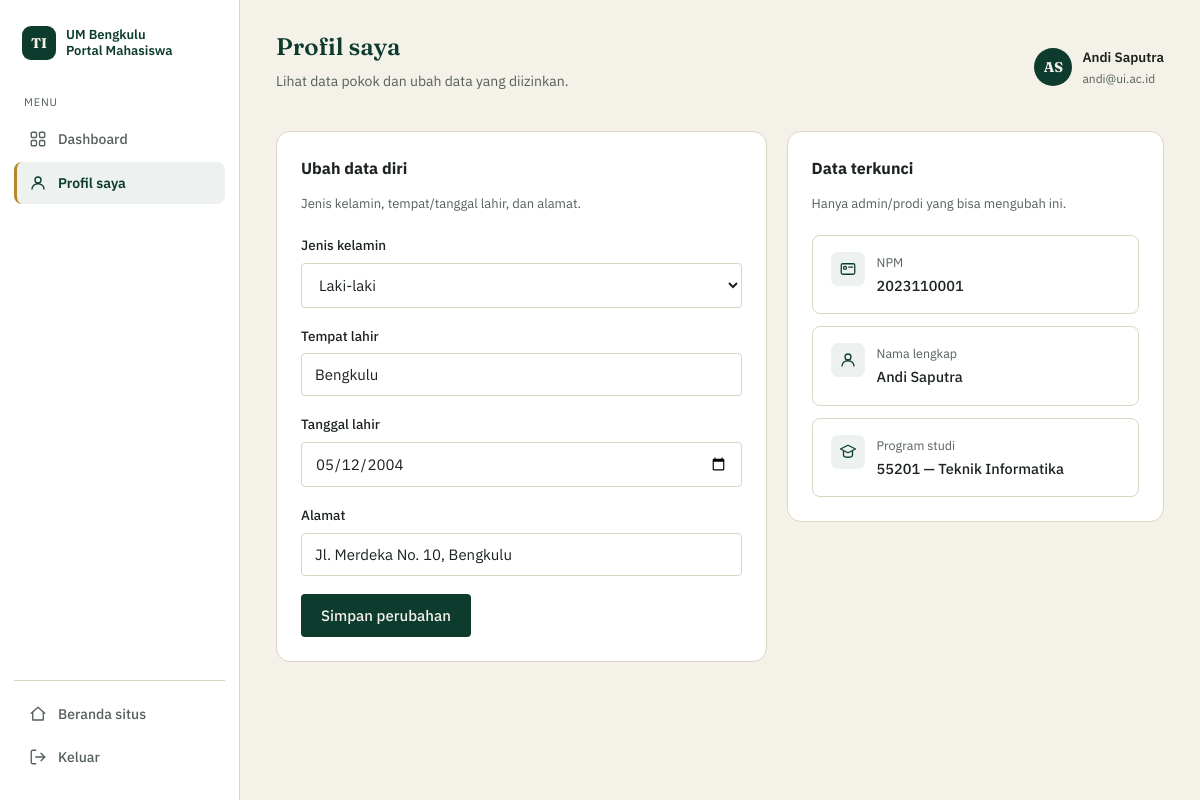
The app's page /student/profil.php (signed in) with its own data.
### tables this page shows
CREATE TABLE `mahasiswa` (
  `npm` varchar(15) NOT NULL,
  `user_id` int(11) NOT NULL,
  `jenis_kelamin` enum('laki-laki','perempuan') NOT NULL,
  `tempat_lahir` varchar(50) DEFAULT NULL,
  `tgl_lahir` date DEFAULT NULL,
  `alamat` varchar(255) DEFAULT NULL,
  `id_prodi` int(11) NOT NULL,
  `created_at` timestamp NULL DEFAULT current_timestamp(),
  `updated_at` timestamp NULL DEFAULT current_timestamp() ON UPDATE current_timestamp()
);

CREATE TABLE `users` (
  `id` int(11) NOT NULL,
  `name` varchar(100) NOT NULL,
  `email` varchar(100) NOT NULL,
  `password` varchar(255) NOT NULL,
  `role` enum('mahasiswa','prodi','admin') NOT NULL,
  `id_prodi` int(11) DEFAULT NULL,
  `created_at` timestamp NULL DEFAULT current_timestamp(),
  `updated_at` timestamp NULL DEFAULT current_timestamp() ON UPDATE current_timestamp()
);

CREATE TABLE `program_studi` (
  `id` int(11) NOT NULL,
  `kode_prodi` char(5) NOT NULL,
  `programstudi` varchar(100) NOT NULL,
  `id_fakultas` int(11) NOT NULL,
  `created_at` timestamp NULL DEFAULT current_timestamp(),
  `updated_at` timestamp NULL DEFAULT current_timestamp() ON UPDATE current_timestamp()
);

### student/profil.php (the view, shortened to what this page needs)
<?php
include __DIR__ . '/../config/connection.php';
$stmt = mysqli_prepare($koneksi, "
    SELECT m.npm, u.name AS nama_mahasiswa, u.email, m.jenis_kelamin, m.tempat_lahir, m.tgl_lahir, m.alamat,
           p.kode_prodi, p.programstudi, f.nama_fakultas
    FROM mahasiswa m
    JOIN users u ON m.user_id = u.id
    JOIN program_studi p ON m.id_prodi = p.id
    JOIN fakultas f ON p.id_fakultas = f.id
    WHERE m.npm = ?
");
mysqli_stmt_bind_param($stmt, 's', $_SESSION['npm']);
mysqli_stmt_execute($stmt);
$profil = mysqli_fetch_assoc(mysqli_stmt_get_result($stmt));
function teks($nilai) {
    return htmlspecialchars($nilai ?? '-', ENT_QUOTES, 'UTF-8');
}
function inisial($nama) {
    $kata = preg_split('/\s+/', trim($nama ?? ''));
    return strtoupper(($kata[0][0] ?? '') . ($kata[1][0] ?? '')) ?: '-';
}
?>
<!DOCTYPE html>
<html lang="id">
<head>
<link rel="stylesheet" href="/style.css">
</head>
<body>
<div class="app-shell">
  <aside class="sidebar">
    <div class="sidebar-brand">
      <div class="lambang">TI</div>
      <div class="sidebar-brand-teks">UM Bengkulu<br>Portal Mahasiswa</div>
    </div>
    <div class="sidebar-menu-label">Menu</div>
    <nav class="sidebar-nav">
      <a href="dashboard.php" class="sidebar-link">
        Dashboard
      </a>
      <a href="profil.php" class="sidebar-link aktif">
        <svg viewBox="0 0 24 24" fill="none" stroke="currentColor" stroke-width="1.8" stroke-linecap="round" stroke-linejoin="round"><circle cx="12" cy="8" r="4"/><path d="M4 20c0-4 3.5-7 8-7s8 3 8 7"/></svg>
        Profil saya
      </a>
    </nav>
    <div class="sidebar-keluar">
      <a href="/index.php" class="sidebar-link">
        <svg viewBox="0 0 24 24" fill="none" stroke="currentColor" stroke-width="1.8" stroke-linecap="round" stroke-linejoin="round"><path d="M3 11l9-8 9 8"/><path d="M5 10v10h14V10"/></svg>
        Beranda situs
      </a>
      <a href="/logout.php" class="sidebar-link">
        <svg viewBox="0 0 24 24" fill="none" stroke="currentColor" stroke-width="1.8" stroke-linecap="round" stroke-linejoin="round"><path d="M9 21H5a2 2 0 01-2-2V5a2 2 0 012-2h4"/><polyline points="16 17 21 12 16 7"/><line x1="21" y1="12" x2="9" y2="12"/></svg>
        Keluar
      </a>
    </div>
  </aside>
  <div class="app-main">
    <?php if (!$profil): ?>
      <div class="app-content"><div class="kosong"><p>Data mahasiswa tidak ditemukan untuk akun ini.</p></div></div>
    <?php else: ?>
    <header class="app-topbar">
      <div>
        <h1>Profil saya</h1>
        <p>Lihat data pokok dan ubah data yang diizinkan.</p>
      </div>
      <div class="app-topbar-profil">
        <div class="avatar-kecil"><?= teks(inisial($profil['nama_mahasiswa'])) ?></div>
        <div>
          <div class="topbar-nama"><?= teks($profil['nama_mahasiswa']) ?></div>
          <div class="topbar-sub"><?= teks($profil['email']) ?></div>
        </div>
      </div>
    </header>
    <main class="app-content">
      <div class="grid-panel">
        <div class="panel">
          <h3>Ubah data diri</h3>
          <p class="panel-sub">Jenis kelamin, tempat/tanggal lahir, dan alamat.</p>
          <form action="simpan_profil.php" method="post">
            <div class="kolom">
              <label for="jenis_kelamin">Jenis kelamin</label>
              <select id="jenis_kelamin" name="jenis_kelamin">
                <option value="laki-laki" <?= $profil['jenis_kelamin'] === 'laki-laki' ? 'selected' : '' ?>>Laki-laki</option>
              </select>
            </div>
            <div class="kolom">
              <label for="tempat_lahir">Tempat lahir</label>
              <input type="text" id="tempat_lahir" name="tempat_lahir" value="<?= teks($profil['tempat_lahir']) ?>">
            </div>
            <div class="kolom">
              <label for="tgl_lahir">Tanggal lahir</label>
              <input type="date" id="tgl_lahir" name="tgl_lahir" value="<?= teks($profil['tgl_lahir']) ?>">
            </div>
            <div class="kolom">
              <label for="alamat">Alamat</label>
              <input type="text" id="alamat" name="alamat" value="<?= teks($profil['alamat']) ?>">
            </div>
            <button type="submit" class="tombol tombol-auto">Simpan perubahan</button>
          </form>
        </div>
        <div class="panel">
          <h3>Data terkunci</h3>
          <p class="panel-sub">Hanya admin/prodi yang bisa mengubah ini.</p>
          <div style="display:flex;flex-direction:column;gap:12px;">
            <div class="kartu-info">
              <div class="ikon"><svg viewBox="0 0 24 24" fill="none" stroke="currentColor" stroke-width="1.7" stroke-linecap="round" stroke-linejoin="round"><rect x="3" y="5" width="18" height="14" rx="2"/><circle cx="8" cy="10.5" r="2"/><line x1="13" y1="9.5" x2="18" y2="9.5"/></svg></div>
              <div><div class="teks-label">NPM</div><div class="teks-nilai"><?= teks($profil['npm']) ?></div></div>
            </div>
            <div class="kartu-info">
              <div class="ikon"><svg viewBox="0 0 24 24" fill="none" stroke="currentColor" stroke-width="1.7" stroke-linecap="round" stroke-linejoin="round"><circle cx="12" cy="8" r="4"/><path d="M4 20c0-4 3.5-7 8-7s8 3 8 7"/></svg></div>
              <div><div class="teks-label">Nama lengkap</div><div class="teks-nilai"><?= teks($profil['nama_mahasiswa']) ?></div></div>
            </div>
            <div class="kartu-info">
              <div class="ikon"><svg viewBox="0 0 24 24" fill="none" stroke="currentColor" stroke-width="1.7" stroke-linecap="round" stroke-linejoin="round"><path d="M12 3 2 8l10 5 10-5-10-5z"/><path d="M6 10.5V16c0 1.5 2.7 3 6 3s6-1.5 6-3v-5.5"/></svg></div>
              <div><div class="teks-label">Program studi</div><div class="teks-nilai"><?= teks($profil['kode_prodi']) ?> — <?= teks($profil['programstudi']) ?></div></div>
            </div>
          </div>
        </div>
      </div>
    </main>
    <?php endif; ?>
  </div>
</div>
</body>
</html>

### style.css (style rules this page uses)
:root { --hijau-tua: #0D3B2E; --hijau: #1F5C46; --emas: #B8862B; --krem: #F4F1E9; --tinta: #1C2321; --tinta-lembut: #55605B; --garis: #DCD5C3; --merah: #A3372B; --merah-lembut: #FBECEA; }
* { box-sizing: border-box; }
html { scroll-behavior: smooth; }
body { margin: 0; background: var(--krem); color: var(--tinta); font-family: 'IBM Plex Sans', sans-serif; line-height: 1.6; }
h1, h2 { font-family: 'Fraunces', serif; font-weight: 600; color: var(--hijau-tua); margin: 0; }
form .kolom { margin-bottom: 18px; }
form label { display: block; font-size: 13.5px; font-weight: 500; margin-bottom: 6px; color: var(--tinta); }
form input[type="text"], form input[type="email"], form input[type="password"], form input[type="date"], form select { width: 100%; padding: 11px 13px; font-size: 15px; font-family: inherit; border: 1px solid var(--garis); border-radius: 4px; background: #fff; color: var(--tinta); }
.tombol { display: inline-block; width: 100%; text-align: center; background: var(--hijau-tua); color: var(--krem); border: none; border-radius: 4px; padding: 12px 20px; font-family: inherit; font-size: 15px; font-weight: 500; cursor: pointer; }
.tombol-auto { width: auto; }
.kartu-info { border: 1px solid var(--garis); border-radius: 8px; padding: 16px 18px; background: #fff; display: flex; gap: 12px; align-items: flex-start; }
.kartu-info .ikon { flex-shrink: 0; width: 34px; height: 34px; border-radius: 7px; background: rgba(31,92,70,0.08); color: var(--hijau-tua); display: flex; align-items: center; justify-content: center; }
.kartu-info .ikon svg { width: 18px; height: 18px; }
.kartu-info .teks-label { font-size: 12.5px; color: var(--tinta-lembut); margin-bottom: 2px; }
.kartu-info .teks-nilai { font-size: 14.5px; font-weight: 500; color: var(--tinta); }
.app-shell { display: flex; min-height: 100vh; align-items: stretch; }
.sidebar { width: 240px; flex-shrink: 0; background: #fff; border-right: 1px solid var(--garis); padding: 22px 14px; display: flex; flex-direction: column; position: sticky; top: 0; height: 100vh; }
.sidebar-brand { display: flex; align-items: center; gap: 10px; padding: 4px 8px 26px; }
.sidebar-brand .lambang { width: 34px; height: 34px; border-radius: 9px; background: var(--hijau-tua); color: var(--krem); display: flex; align-items: center; justify-content: center; font-family: 'Fraunces', serif; font-weight: 700; font-size: 14px; flex-shrink: 0; }
.sidebar-brand-teks { font-size: 13px; font-weight: 600; color: var(--hijau-tua); line-height: 1.25; }
.sidebar-menu-label { font-size: 11px; text-transform: uppercase; letter-spacing: 0.07em; color: var(--tinta-lembut); padding: 8px 10px 6px; }
.sidebar-nav { display: flex; flex-direction: column; gap: 2px; flex: 1; }
.sidebar-link { display: flex; align-items: center; gap: 11px; padding: 10px 12px; border-radius: 8px; color: var(--tinta-lembut); text-decoration: none; font-size: 14px; font-weight: 500; border-left: 3px solid transparent; }
.sidebar-link svg { width: 18px; height: 18px; flex-shrink: 0; }
.sidebar-link.aktif { background: rgba(13,59,46,0.07); color: var(--hijau-tua); border-left-color: var(--emas); font-weight: 600; }
.sidebar-keluar { margin-top: auto; padding-top: 12px; border-top: 1px solid var(--garis); }
.app-main { flex: 1; min-width: 0; background: var(--krem); }
.app-topbar { display: flex; align-items: center; justify-content: space-between; padding: 28px 36px 6px; gap: 20px; flex-wrap: wrap; }
.app-topbar h1 { font-size: 24px; }
.app-topbar p { color: var(--tinta-lembut); font-size: 14px; margin-top: 4px; }
.app-topbar-profil { display: flex; align-items: center; gap: 10px; }
.avatar-kecil { width: 38px; height: 38px; border-radius: 50%; background: var(--hijau-tua); color: var(--krem); display: flex; align-items: center; justify-content: center; font-family: 'Fraunces', serif; font-weight: 700; font-size: 14px; flex-shrink: 0; }
.topbar-nama { font-size: 13.5px; font-weight: 600; color: var(--tinta); }
.topbar-sub { font-size: 12px; color: var(--tinta-lembut); }
.app-content { padding: 18px 36px 48px; }
.grid-panel { display: grid; grid-template-columns: 1.3fr 1fr; gap: 20px; align-items: start; }
.panel { background: #fff; border: 1px solid var(--garis); border-radius: 14px; padding: 24px; }
.panel h3 { font-size: 16px; margin: 0 0 3px; }
.panel .panel-sub { font-size: 13px; color: var(--tinta-lembut); margin-bottom: 20px; }

### records on screen
mahasiswa: user.name "AS", user.name "Andi Saputra", user.email "andi@ui.ac.id", jenis_kelamin "Laki-laki", tempat_lahir "Bengkulu", tgl_lahir "05/12/2004", alamat "Jl. Merdeka No. 10, Bengkulu", npm "2023110001", program_studi.kode_prodi "55201", program_studi.programstudi "Teknik Informatika"
